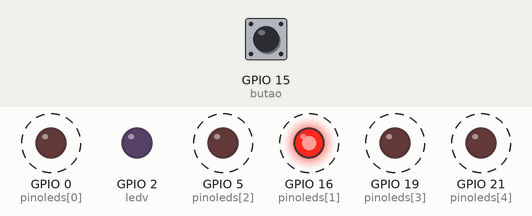
Bench run of a sketch on a simulated ESP32. Parts: output pins drawn as LEDs (lit = HIGH). Dashed ring = blinking. The inputs (shaded band) are chosen by the test bench; at power-on: GPIO 15 (butao) HIGH.

Above: at 5.8 s.
5.9 s: GPIO 15 (butao) pulled LOW for 2.85 s
At 8.2 s:
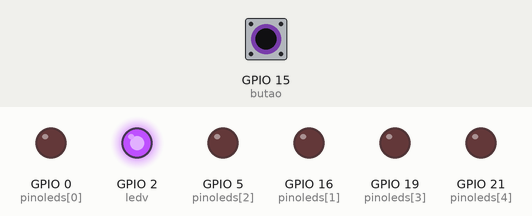
At 9.1 s:
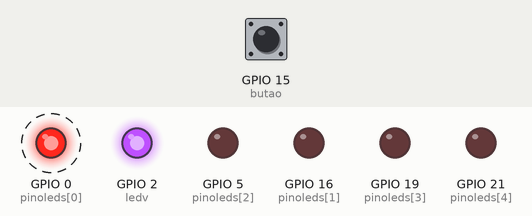
Timing chart, 0 to 23.5 s (numbered marks = the images above; inputs shaded):
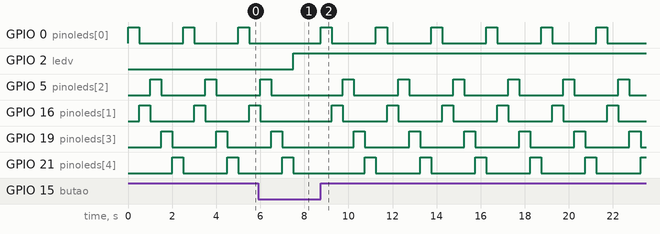

The sketch:

sketch.ino
```cpp
#define qnt_led 5
#define butao 15
#define ledv 2

int pinoleds[qnt_led] = {0,16,5,19,21};

void setup() {
  for (int i = 0; i < qnt_led; i++){
    pinMode(pinoleds[i], OUTPUT);
  }
  pinMode(ledv, OUTPUT);
  pinMode(butao, INPUT_PULLUP);
}

void loop() {
  while(digitalRead(butao) == LOW){
    digitalWrite(ledv, HIGH);
    //enquanto eu não apertar o botão, nada acontece
  }
  for (int i = 0; i < qnt_led; i++){
    digitalWrite(pinoleds[i], HIGH);
    delay(500);
    digitalWrite(pinoleds[i], LOW);
  }
}
```

Measured:
- after the input at 5.9 s, GPIO 2 (ledv): LOW → HIGH after 1.6 s
- by itself, GPIO 0 (pinoleds[0]): alternates HIGH for 0.50 s and LOW for 2.0 s
- by itself, GPIO 16 (pinoleds[1]): repeats every 2.5 s: HIGH 0.50 s, LOW 2.0 s
